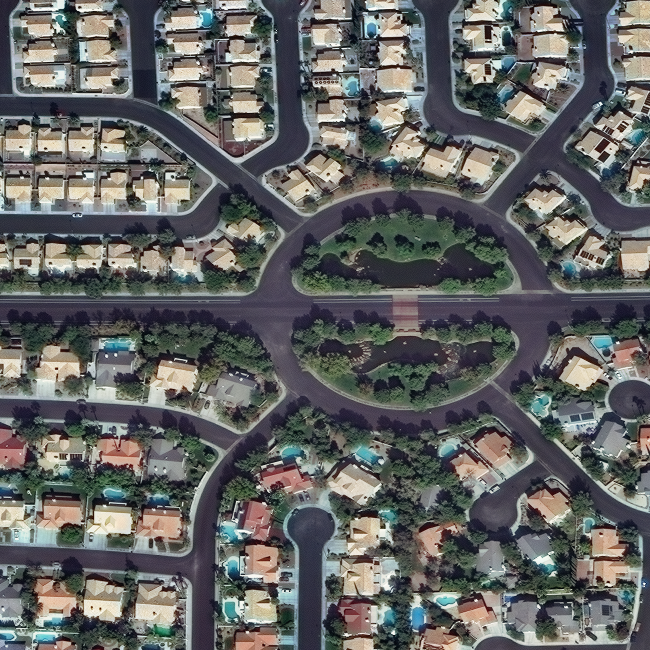
#> input picture assests/images/AOI_2_Vegas_img33.png, 1300 x 1300 px (shown at 1/2 size)
$ jupyter execute --allow-errors visualize_tasks.ipynb   (shell and % lines are left out)   (older library calls are emulated)
#> lines starting #> are read from the running program, lines starting #| are printed output that depends on the picture; after the words box and inside, x2 and y2 are one past the last pixel; in counts of white or black regions, pixels touching at a corner belong together
### data_utils/sknw.py
#!/usr/bin/env python3


'''
The methods are taken from
https://github.com/yxdragon/sknw
'''

import networkx as nx
import numpy as np
from numba import jit


# get neighbors d index
def neighbors(shape):
    dim = len(shape)
    block = np.ones([3] * dim)
    block[tuple([1] * dim)] = 0
    idx = np.where(block > 0)
    idx = np.array(idx, dtype=np.uint8).T
    idx = np.array(idx - [1] * dim)
    acc = np.cumprod((1,) + shape[::-1][:-1])
    return np.dot(idx, acc[::-1])


@jit(nopython=True)  # my mark
def mark(img, nbs):  # mark the array use (0, 1, 2)
    img = img.ravel()
    for p in range(len(img)):
        if img[p] == 0:
            continue
        s = 0
        for dp in nbs:
            if img[p + dp] != 0:
                s += 1
        if s == 2:
            img[p] = 1
        else:
            img[p] = 2


@jit(nopython=True)  # trans index to r, c...
def idx2rc(idx, acc):
    rst = np.zeros((len(idx), len(acc)), dtype=np.int16)
    for i in range(len(idx)):
        for j in range(len(acc)):
            rst[i, j] = idx[i] // acc[j]
            idx[i] -= rst[i, j] * acc[j]
    rst -= 1
    return rst


@jit(nopython=True)  # fill a node (may be two or more points)
def fill(img, p, num, nbs, acc, buf):
    back = img[p]
    img[p] = num
    buf[0] = p
    cur = 0
    s = 1

    while True:
        p = buf[cur]
        for dp in nbs:
            cp = p + dp
            if img[cp] == back:
                img[cp] = num
                buf[s] = cp
                s += 1
        cur += 1
        if cur == s:
            break
    return idx2rc(buf[:s], acc)


# trace the edge and use a buffer, then buf.copy, if use [] numba not works
@jit(nopython=True)
def trace(img, p, nbs, acc, buf):
    c1 = 0
    c2 = 0
    newp = 0
    cur = 1
    while True:
        buf[cur] = p
        img[p] = 0
        cur += 1
        for dp in nbs:
            cp = p + dp
            if img[cp] >= 10:
                if c1 == 0:
                    c1 = img[cp]
                    buf[0] = cp
                else:
                    c2 = img[cp]
                    buf[cur] = cp
            if img[cp] == 1:
                newp = cp
        p = newp
        if c2 != 0:
            break
    return (c1 - 10, c2 - 10, idx2rc(buf[:cur + 1], acc))


@jit(nopython=True)  # parse the image then get the nodes and edges
def parse_struc(img, pts, nbs, acc):
    img = img.ravel()
    buf = np.zeros(131072, dtype=np.int64)
    num = 10
    nodes = []
    for p in pts:
        if img[p] == 2:
            nds = fill(img, p, num, nbs, acc, buf)
            num += 1
            nodes.append(nds)
    edges = []
    for p in pts:
        for dp in nbs:
            if img[p + dp] == 1:
                edge = trace(img, p + dp, nbs, acc, buf)
                edges.append(edge)
    return nodes, edges

# use nodes and edges build a networkx graph


def build_graph(nodes, edges, multi=False):
    graph = nx.MultiGraph() if multi else nx.Graph()
    for i in range(len(nodes)):
        graph.add_node(i, pts=nodes[i], o=nodes[i].mean(axis=0))
    for s, e, pts in edges:
        ln = np.linalg.norm(pts[1:] - pts[:-1], axis=1).sum()
        graph.add_edge(s, e, pts=pts, weight=ln)
    return graph


def buffer(ske):
    buf = np.zeros(tuple(np.array(ske.shape) + 2), dtype=np.uint16)
    buf[tuple([slice(1, -1)] * buf.ndim)] = ske
    return buf


# [6 lines left out: function mark_node, not called in this run]


def build_sknw(ske, multi=False):
    buf = buffer(ske)
    nbs = neighbors(buf.shape)
    acc = np.cumprod((1,)+buf.shape[::-1][:-1])[::-1]
    mark(buf, nbs)
    pts = np.array(np.where(buf.ravel() == 2))[0]
    nodes, edges = parse_struc(buf, pts, nbs, acc)
    return build_graph(nodes, edges, multi)

# draw the graph


# [14 lines left out: function draw_graph, not called in this run]


# [32 lines that do not run on import are left out]

### data_utils/affinity_utils.py
#!/usr/bin/env python3


import math
import numpy as np
from skimage.morphology import skeletonize
import data_utils.graph_utils as graph_utils
import data_utils.sknw as sknw


def getKeypoints(mask, thresh=0.8, is_gaussian=True, is_skeleton=False, smooth_dist=4):
    """
    Generate keypoints for binary prediction mask.

    @param mask: Binary road probability mask
    @param thresh: Probability threshold used to cnvert the mask to binary 0/1 mask
    @param gaussian: Flag to check if the given mask is gaussian/probability mask
                    from prediction
    @param is_skeleton: Flag to perform opencv skeletonization on the binarized
                        road mask
    @param smooth_dist: Tolerance parameter used to smooth the graph using
                        RDP algorithm

    @return: return ndarray of road keypoints
    """

    if is_gaussian:
        mask /= 255.0
        mask[mask < thresh] = 0
        mask[mask >= thresh] = 1

    h, w = mask.shape
    if is_skeleton:
        ske = mask
    else:
        ske = skeletonize(mask).astype(np.uint16)
    graph = sknw.build_sknw(ske, multi=True)

    segments = graph_utils.simplify_graph(graph, smooth_dist)
    linestrings_1 = graph_utils.segmets_to_linestrings(segments)
    linestrings = graph_utils.unique(linestrings_1)

    keypoints = []
    for line in linestrings:
        linestring = line.rstrip("\n").split("LINESTRING ")[-1]
        points_str = linestring.lstrip("(").rstrip(")").split(", ")
        ## If there is no road present
        if "EMPTY" in points_str:
            return keypoints
        points = []
        for pt_st in points_str:
            x, y = pt_st.split(" ")
            x, y = float(x), float(y)
            points.append([x, y])

            x1, y1 = points[0]
            x2, y2 = points[-1]
            zero_dist1 = math.sqrt((x1) ** 2 + (y1) ** 2)
            zero_dist2 = math.sqrt((x2) ** 2 + (y2) ** 2)

            if zero_dist2 > zero_dist1:
                keypoints.append(points[::-1])
            else:
                keypoints.append(points)
    return keypoints


# [102 lines left out: functions getVectorMapsAngles, convertAngles2VecMap, convertVecMap2Angles, not called in this run]

### visualize_tasks.ipynb
# Demo - Generate Orientation Labels from Road Vectors

## Process
1. Get satellite image and road mask.
2. Skeletonize the road mask to single pixel width, if necessary.
3. Use SKNW library to generate road graph.
4. Convert each point pair in road graph to unit directonal vector (ref equation 1).
5. Convert vectors to polar domain (ref equation 2).
6. Following equation 3, create new image and fill the orientation vector.

[cell 1]
import numpy as np
from numpy import ma
import os
import matplotlib

import cv2
import matplotlib.pyplot as plt

from skimage.morphology import skeletonize
from data_utils import affinity_utils

### Read Image and Gaussian Mask

[cell 2]
satellite_image = cv2.imread("assests/images/AOI_2_Vegas_img33.png")
#> satellite_image is the input picture: shape (1300, 1300, 3); mean B, G, R 98.9, 99.7, 98.7
gaussian_road_mask = cv2.imread("assests/images/mask_AOI_2_Vegas_img33.png",0)
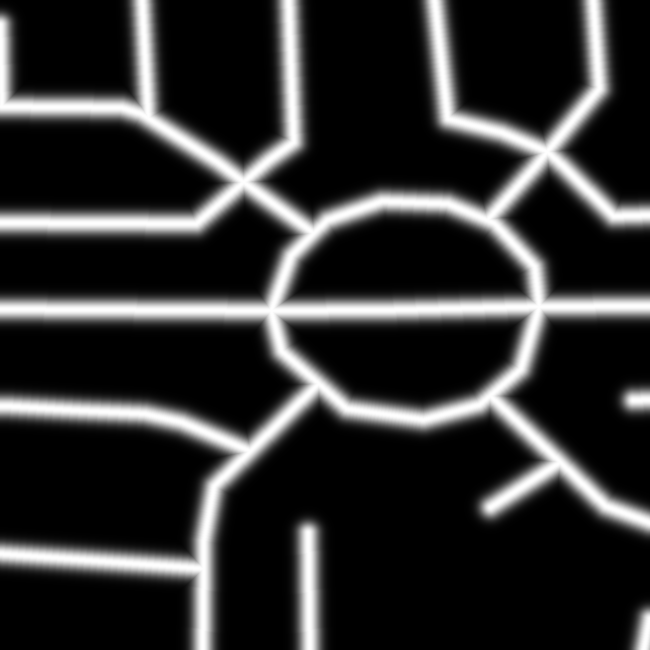
#> input picture assests/images/mask_AOI_2_Vegas_img33.png, 1300 x 1300 px (shown at 1/2 size)
#> gaussian_road_mask is the input picture: shape (1300, 1300); min 0, max 254, mean 46.3

[cell 3]
gaussian_road_mask = gaussian_road_mask.astype(np.float)

### Binarize the Road Mask

[cell 4]
# Threshold to binarize the gaussian road mask
threshold = 0.76

road_mask = np.copy(gaussian_road_mask/255.0)
road_mask[road_mask > threshold] = 1
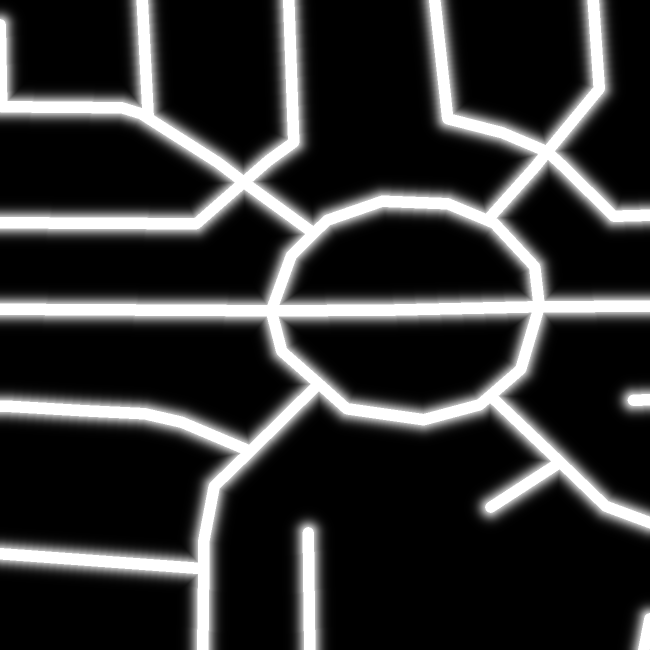
#> road_mask: shape (1300, 1300) float64 (shown at 1/2 size); min 0, max 1, mean 0.191
road_mask[road_mask <= threshold] = 0
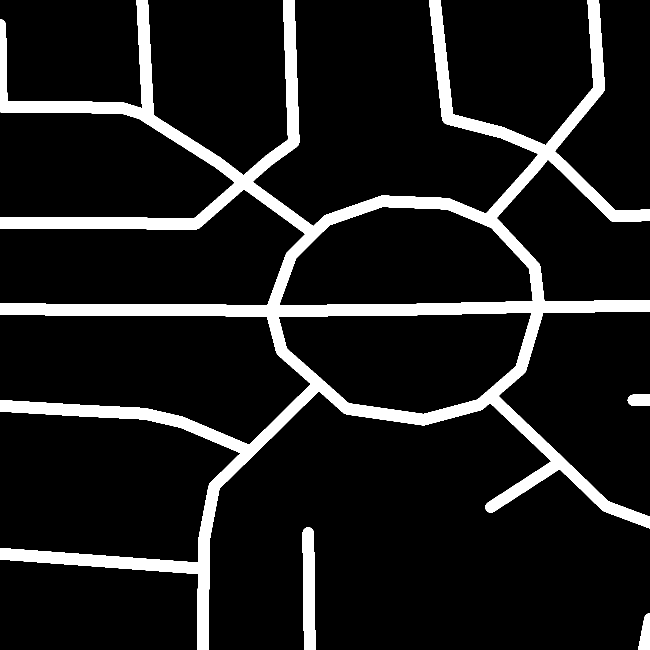
#> road_mask: shape (1300, 1300) float64 (shown at 1/2 size); values 0 (black) and 1 (white), 11.2% white; 4 white regions, box (x1, y1, x2, y2) and area: (0, 0, 1300, 1300) 181142, (605, 1054, 631, 1300) 5592, (1276, 1226, 1300, 1300) 1223, (1255, 788, 1300, 812) 965

### Visualize satellite image and road mask

[cell 5]
plt.figure(figsize=(32,32))
plt.subplot(121)
plt.axis('off')
plt.imshow(satellite_image)
plt.subplot(122)
plt.axis('off')
plt.imshow(road_mask.astype(np.uint8))
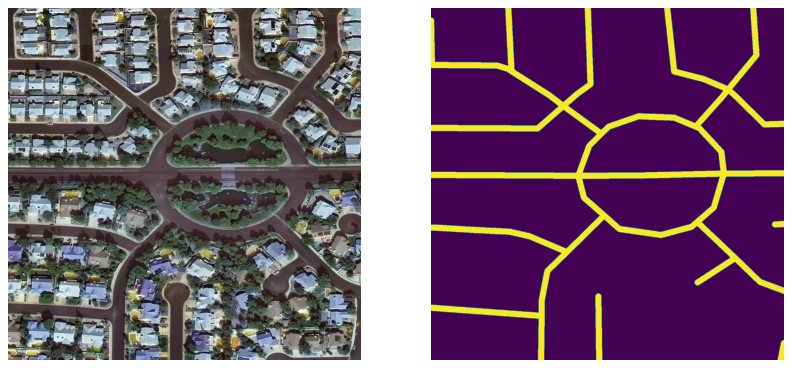
#> figure drawn by matplotlib, 2 panels; B, G, R data is drawn as R, G, B

### Overlay Graph with intersection points on satellite image

[cell 6]
from skimage.morphology import skeletonize
from skimage import data
from data_utils import sknw

# skeletonize the binary road mask
skeleton = skeletonize(road_mask).astype(np.uint16)
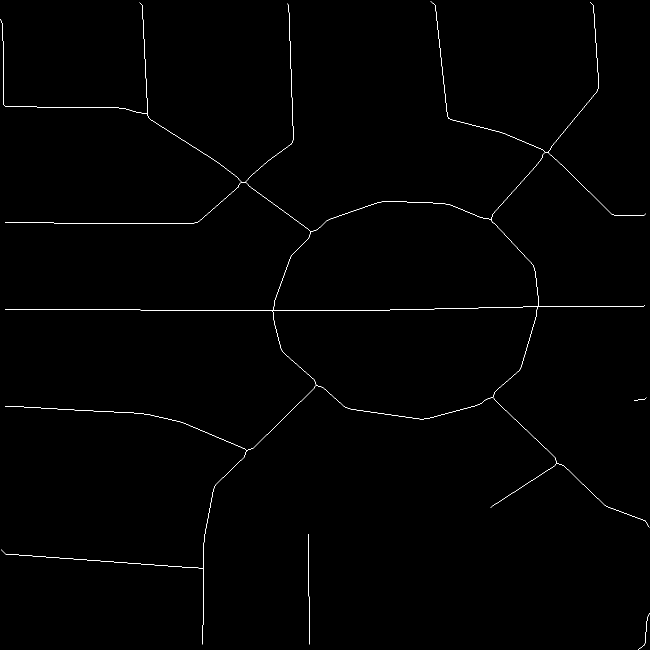
#> skeleton: shape (1300, 1300) uint16 (shown at 1/2 size); values 0 (black) and 1 (white), 0.46% white in thin lines or dots

# build graph from skeleton
graph = sknw.build_sknw(skeleton)
#> in buffer, `buf[tuple([slice(1, -1)] * buf.ndim)] = ske`:
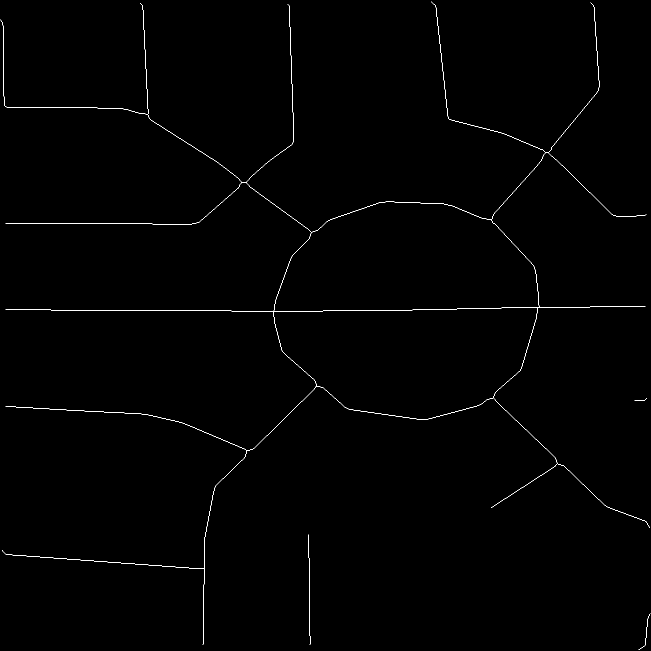
#> buf: shape (1302, 1302) uint16 (shown at 1/2 size); values 0 (black) and 1 (white), 0.46% white in thin lines or dots
#> in build_sknw, `mark(buf, nbs)`:
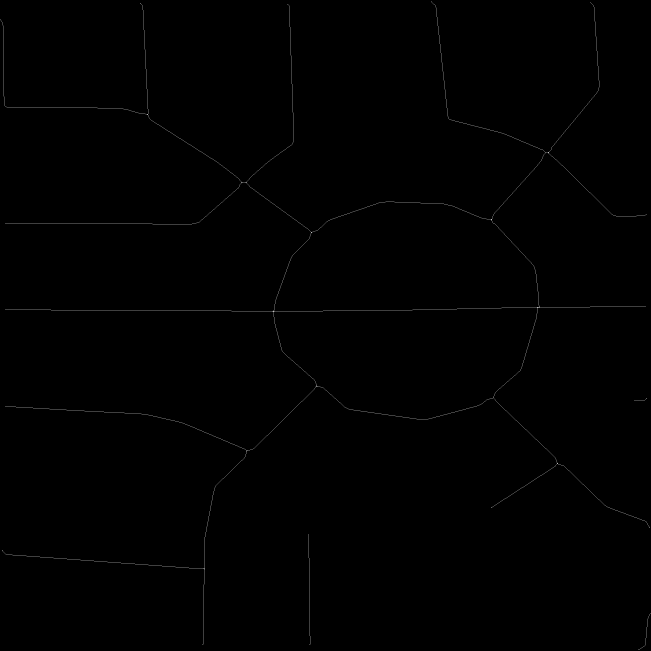
#> buf: shape (1302, 1302) uint16 (shown at 1/2 size); under 0.01% of pixels changed, all inside (x1, y1, x2, y2) = (1, 3, 1301, 1300); drawn with min black and max white
#> in build_sknw, `pts = np.array(np.where(buf.ravel() == 2))[0]`: pts = 70 values from 4768 to 1692575
#> in build_sknw, `nodes, edges = parse_struc(buf, pts, nbs, acc)`: nodes = 34 items, first 6: [[2, 861]], [[4, 1180]], [[5, 279]], [[7, 574]], [[38, 0]], [[227, 293], [227, 294], [228, 294]]; edges = 32 items
#> the loop in build_graph, `for i in range(len(nodes)):` made 34 passes
#> the loop in build_graph, `for s, e, pts in edges:` made 32 passes
#> (s, e, ln) on passes 1 to 12: (0, 7, 471.2), (1, 6, 347.9), (2, 5, 229), (3, 9, 410.3), (4, 5, 467.4), (5, 8, 246.8), (7, 6, 5), (7, 11, 177.7), (6, 10, 248.8), (8, 12, 509.6), (8, 9, 7), (9, 13, 171.6)

# draw image
plt.figure(figsize=(6,6))
plt.imshow(satellite_image)

# draw edges by pts
for (s,e) in graph.edges():
    ps = graph[s][e]['pts']
    plt.plot(ps[:,1], ps[:,0], 'yellow')
#> this loop made 32 passes
#> (s, e) on passes 1 to 12: (0, 7), (1, 6), (2, 5), (3, 9), (4, 5), (5, 8), (6, 7), (6, 10), (7, 11), (8, 12), (8, 9), (9, 13)

# draw node by o
nodes = graph.nodes()
ps = np.array([nodes[i]['o'] for i in nodes])
#> ps = 34 pairs, first value 2 to 1298, second value 0 to 1299
plt.plot(ps[:,1], ps[:,0], 'r.')

# title and show
plt.title('Build Graph')
plt.show()
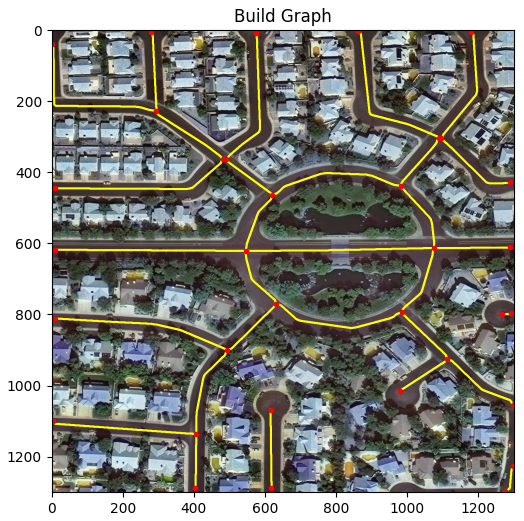
#> figure drawn by matplotlib, 1 panel; B, G, R data is drawn as R, G, B

### Generate Orienation ground truth

#> (a cell that did not finish here is left out)

#> in getKeypoints, `mask[mask < thresh] = 0`:
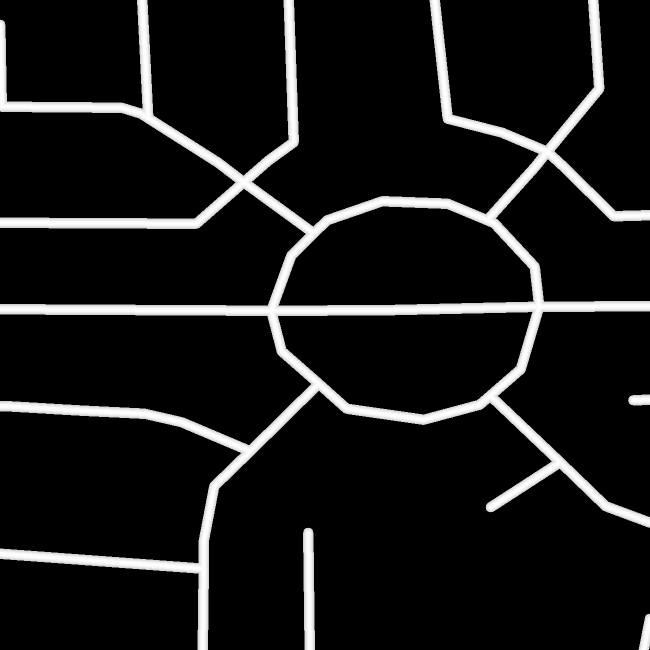
#> mask: shape (1300, 1300) float64 (shown at 1/2 size); min 0, max 0.996, mean 0.095
#> in getKeypoints, `mask[mask >= thresh] = 1`:
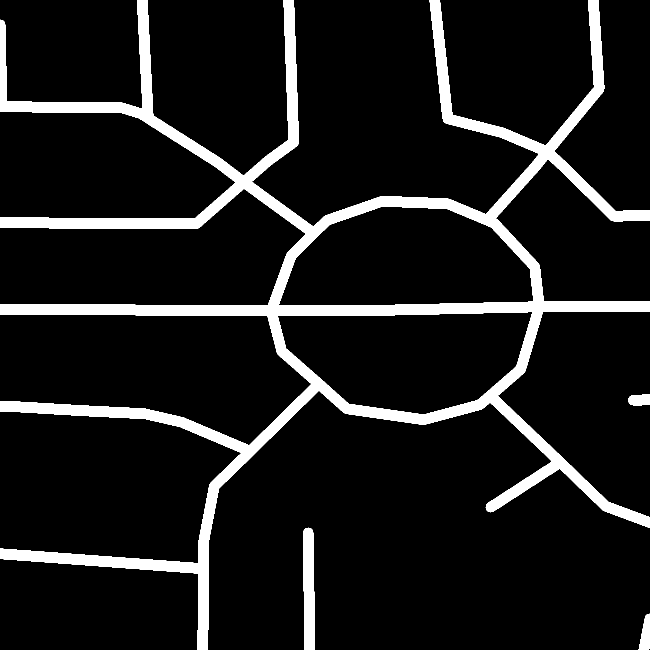
#> mask: shape (1300, 1300) float64 (shown at 1/2 size); values 0 (black) and 1 (white), 10.3% white; 4 white regions, box (x1, y1, x2, y2) and area: (0, 0, 1300, 1300) 166233, (606, 1055, 630, 1300) 5083, (1277, 1227, 1300, 1300) 1123, (1256, 789, 1300, 811) 862
#> in build_sknw (call 2), `mark(buf, nbs)`: buf: shape (1302, 1302) uint16; min 0, max 2, mean 0.00464
#> in build_sknw (call 2), `nodes, edges = parse_struc(buf, pts, nbs, acc)`: buf: shape (1302, 1302) uint16; min 0, max 43, mean 0
#> the loop in build_graph (call 2), `for i in range(len(nodes)):` made 34 passes
#> the loop in build_graph (call 2), `for s, e, pts in edges:` made 32 passes
#> (s, e, ln) on passes 1 to 12: (0, 7, 470.8), (1, 6, 348.9), (2, 5, 230), (3, 9, 409.9), (4, 5, 467.4), (5, 8, 246.8), (7, 6, 5), (7, 11, 177.7), (6, 10, 248.4), (8, 12, 510.4), (8, 9, 6), (9, 13, 171.6)
h,w = road_mask.shape

# generate orienation mask in euclidean and polar domain
vecmap_euclidean,orienation_angles = affinity_utils.getVectorMapsAngles((h,w),keypoints,theta=10,bin_size=10)

[cell 8]
plt.axis('off')
plt.title("Orientation Angles Vector Map")
#> (the rest of this cell did not finish here and is left out)

[cell 9]
def plotVecMap(vectorMap,image,figsize_=(6,6), name=''):
    fig = plt.figure(figsize=figsize_)
    plt.axis('off')
    plt.imshow(image)

    U = vectorMap[:,:,0] * -1
    V = vectorMap[:,:,1]
    X, Y = np.meshgrid(np.arange(U.shape[0]), np.arange(U.shape[1]))
    M = np.zeros(U.shape, dtype='bool')
    M[U**2 + V**2 < 0.5 * 0.5] = True
    U = ma.masked_array(U, mask=M)
    V = ma.masked_array(V, mask=M)

    s = 15
    Q = plt.quiver(X[::s,::s], Y[::s,::s], U[::s,::s], V[::s,::s],scale=70,headaxislength=3,headwidth=4,
                   width=0.008,alpha=.8, color='y')
    fig = matplotlib.pyplot.gcf()

#> (a cell that did not finish here is left out)
